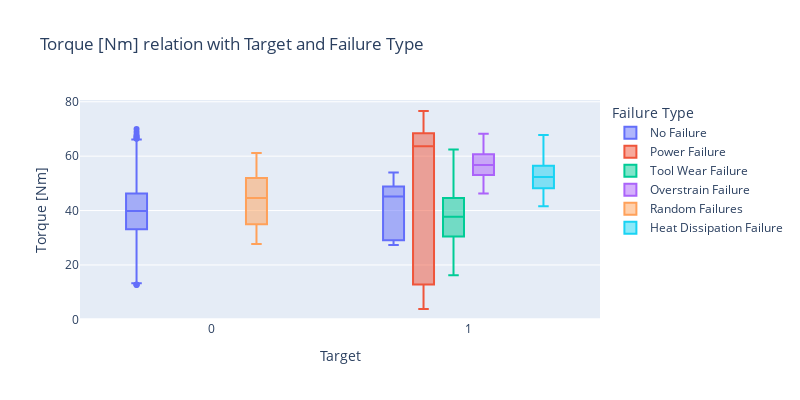

Here is the notebook cell this chart was saved with:
### Code cell
# Torque [Nm] relation with Target/Failure Type
fig = px.box(data,
             y      =  "Torque [Nm]",
             x      =  "Target",
             title  =  "Torque [Nm] relation with Target and Failure Type",
             color  =  "Failure Type",
             width  =  800,
             height =  400)
fig.show()

### Figure 1 — Plotly figure (JSON) as saved in the notebook; plotly's stock layout.template omitted (floating-point values rounded to 4 significant figures; data arrays with more than 128 entries replaced by an {"elided": "..."} marker saying what was removed)
{"data": [{"alignmentgroup": "True", "hovertemplate": "Failure Type=No Failure<br>Target=%{x}<br>Torque [Nm]=%{y}<extra></extra>", "legendgroup": "No Failure", "marker": {"color": "#636efa"}, "name": "No Failure", "notched": false, "offsetgroup": "No Failure", "orientation": "v", "showlegend": true, "type": "box", "x": {"elided": "9652 int values"}, "x0": " ", "xaxis": "x", "y": {"elided": "9652 float values"}, "y0": " ", "yaxis": "y"}, {"alignmentgroup": "True", "hovertemplate": "Failure Type=Power Failure<br>Target=%{x}<br>Torque [Nm]=%{y}<extra></extra>", "legendgroup": "Power Failure", "marker": {"color": "#EF553B"}, "name": "Power Failure", "notched": false, "offsetgroup": "Power Failure", "orientation": "v", "showlegend": true, "type": "box", "x": [1, 1, 1, 1, 1, 1, 1, 1, 1, 1, 1, 1, 1, 1, 1, 1, 1, 1, 1, 1, 1, 1, 1, 1, 1, 1, 1, 1, 1, 1, 1, 1, 1, 1, 1, 1, 1, 1, 1, 1, 1, 1, 1, 1, 1, 1, 1, 1, 1, 1, 1, 1, 1, 1, 1, 1, 1, 1, 1, 1, 1, 1, 1, 1, 1, 1, 1, 1, 1, 1, 1, 1, 1, 1, 1, 1, 1, 1, 1, 1, 1, 1, 1, 1, 1, 1, 1, 1, 1, 1, 1, 1, 1, 1, 1], "x0": " ", "xaxis": "x", "y": [4.6, 65.7, 62.3, 10.7, 60.7, 63.9, 12.8, 61.5, 4.2, 71.6, 5.6, 76.2, 14.6, 68.3, 9.3, 62.3, 69, 69.1, 15.3, 74.5, 8.8, 58.5, 69.4, 3.8, 67.3, 12.8, 66.3, 69.4, 13, 62.9, 63.6, 68.2, 67.5, 63.2, 72.8, 12.8, 8, 12, 11.8, 67.6, 9.7, 59.8, 66.7, 59.2, 12.1, 68.6, 68, 13.9, 5.8, 68.2, 62.7, 66.8, 10.8, 11.4, 69.4, 70.6, 13, 11.4, 68.6, 9.8, 70.5, 68.5, 71.3, 61.5, 70, 65.3, 65.3, 67.9, 61.2, 73.6, 63.7, 65.8, 65.6, 12.2, 67.2, 13.4, 12.2, 61.8, 69.6, 12.5, 65.2, 71.8, 76.6, 59.1, 9.7, 68.6, 69.7, 12.1, 72, 59.6, 75.4, 64.2, 62.5, 66.7, 68.2], "y0": " ", "yaxis": "y"}, {"alignmentgroup": "True", "hovertemplate": "Failure Type=Tool Wear Failure<br>Target=%{x}<br>Torque [Nm]=%{y}<extra></extra>", "legendgroup": "Tool Wear Failure", "marker": {"color": "#00cc96"}, "name": "Tool Wear Failure", "notched": false, "offsetgroup": "Tool Wear Failure", "orientation": "v", "showlegend": true, "type": "box", "x": [1, 1, 1, 1, 1, 1, 1, 1, 1, 1, 1, 1, 1, 1, 1, 1, 1, 1, 1, 1, 1, 1, 1, 1, 1, 1, 1, 1, 1, 1, 1, 1, 1, 1, 1, 1, 1, 1, 1, 1, 1, 1, 1, 1, 1], "x0": " ", "xaxis": "x", "y": [41.3, 35.8, 37.7, 36.1, 31, 38.2, 23.4, 37.5, 41.9, 47.6, 19.8, 39, 46.4, 37.3, 34.4, 29, 30.4, 45.3, 40.9, 46, 35.9, 35, 48, 54.8, 30.5, 37.9, 37.8, 45.9, 46.7, 44.3, 30.5, 29, 38.9, 18.9, 47.9, 33.1, 27, 46.3, 40.5, 44.4, 62.4, 35.4, 25.6, 23.3, 16.2], "y0": " ", "yaxis": "y"}, {"alignmentgroup": "True", "hovertemplate": "Failure Type=Overstrain Failure<br>Target=%{x}<br>Torque [Nm]=%{y}<extra></extra>", "legendgroup": "Overstrain Failure", "marker": {"color": "#ab63fa"}, "name": "Overstrain Failure", "notched": false, "offsetgroup": "Overstrain Failure", "orientation": "v", "showlegend": true, "type": "box", "x": [1, 1, 1, 1, 1, 1, 1, 1, 1, 1, 1, 1, 1, 1, 1, 1, 1, 1, 1, 1, 1, 1, 1, 1, 1, 1, 1, 1, 1, 1, 1, 1, 1, 1, 1, 1, 1, 1, 1, 1, 1, 1, 1, 1, 1, 1, 1, 1, 1, 1, 1, 1, 1, 1, 1, 1, 1, 1, 1, 1, 1, 1, 1, 1, 1, 1, 1, 1, 1, 1, 1, 1, 1, 1, 1, 1, 1, 1], "x0": " ", "xaxis": "x", "y": [60.7, 52.3, 58.8, 56.8, 56.2, 56.7, 49.8, 62, 55.6, 56.4, 61.2, 57.1, 52.5, 49.1, 53.8, 53.3, 61, 52.9, 61, 58.8, 53.6, 50.4, 53.6, 48.9, 60.7, 65.1, 51.5, 54.2, 56.8, 62.6, 57.8, 53.1, 65.3, 68.2, 60.3, 50.3, 55.7, 53, 56.8, 58.7, 62.5, 59.9, 53.8, 46.3, 52.1, 56.2, 59.1, 64.4, 58, 57.3, 65.3, 51.8, 52.9, 60.3, 60.1, 61.3, 67.5, 58.4, 57.9, 59.2, 57.1, 50.2, 65.2, 53.9, 65.9, 50.6, 61.3, 52.7, 53.9, 55.4, 55.7, 56.3, 61.9, 48.8, 54.8, 48.9, 60.9, 56.1], "y0": " ", "yaxis": "y"}, {"alignmentgroup": "True", "hovertemplate": "Failure Type=Random Failures<br>Target=%{x}<br>Torque [Nm]=%{y}<extra></extra>", "legendgroup": "Random Failures", "marker": {"color": "#FFA15A"}, "name": "Random Failures", "notched": false, "offsetgroup": "Random Failures", "orientation": "v", "showlegend": true, "type": "box", "x": [0, 0, 0, 0, 0, 0, 0, 0, 0, 0, 0, 0, 0, 0, 0, 0, 0, 0], "x0": " ", "xaxis": "x", "y": [46.4, 45.7, 31.1, 35.5, 50.4, 27.7, 32.3, 61.2, 35, 55, 36.5, 59.7, 28.7, 57.5, 38.5, 52, 43.5, 46.7], "y0": " ", "yaxis": "y"}, {"alignmentgroup": "True", "hovertemplate": "Failure Type=Heat Dissipation Failure<br>Target=%{x}<br>Torque [Nm]=%{y}<extra></extra>", "legendgroup": "Heat Dissipation Failure", "marker": {"color": "#19d3f3"}, "name": "Heat Dissipation Failure", "notched": false, "offsetgroup": "Heat Dissipation Failure", "orientation": "v", "showlegend": true, "type": "box", "x": [1, 1, 1, 1, 1, 1, 1, 1, 1, 1, 1, 1, 1, 1, 1, 1, 1, 1, 1, 1, 1, 1, 1, 1, 1, 1, 1, 1, 1, 1, 1, 1, 1, 1, 1, 1, 1, 1, 1, 1, 1, 1, 1, 1, 1, 1, 1, 1, 1, 1, 1, 1, 1, 1, 1, 1, 1, 1, 1, 1, 1, 1, 1, 1, 1, 1, 1, 1, 1, 1, 1, 1, 1, 1, 1, 1, 1, 1, 1, 1, 1, 1, 1, 1, 1, 1, 1, 1, 1, 1, 1, 1, 1, 1, 1, 1, 1, 1, 1, 1, 1, 1, 1, 1, 1, 1, 1, 1, 1, 1, 1, 1], "x0": " ", "xaxis": "x", "y": [62.4, 46.8, 47.3, 49.3, 44, 59.1, 48.4, 62.4, 58, 58.2, 54.9, 51.7, 45.1, 46.3, 47.8, 62.8, 57.4, 61.2, 48, 55.6, 44.4, 60.6, 47.5, 51.5, 49.2, 46.1, 54.8, 53.2, 48.4, 52.8, 49.3, 60, 56.9, 55.5, 48.6, 60.7, 52, 45.4, 48.5, 61, 49, 63.9, 50.5, 55.8, 48.2, 57.3, 48.2, 57.6, 65.5, 45.1, 51.6, 50.9, 45.5, 58.5, 54.6, 62.4, 48.9, 52.7, 50.6, 51.2, 54.3, 67.8, 41.8, 55.2, 57.2, 54, 62.4, 45.7, 52.5, 45.1, 55.1, 51.2, 47.5, 55, 52.2, 48.2, 47.6, 44.2, 54.3, 56.2, 53.6, 52.6, 51, 53.7, 54.6, 54.2, 51.1, 48.1, 54, 47.3, 66.8, 56.8, 44.1, 50.9, 47, 61, 45.1, 58.2, 53.8, 46.7, 51.3, 46.5, 52.7, 52.9, 49.3, 54.6, 54.5, 41.6, 62, 63.9, 50.9, 51.8], "y0": " ", "yaxis": "y"}], "layout": {"boxmode": "group", "height": 400, "legend": {"title": {"text": "Failure Type"}, "tracegroupgap": 0}, "title": {"text": "Torque [Nm] relation with Target and Failure Type"}, "width": 800, "xaxis": {"anchor": "y", "domain": [0, 1], "title": {"text": "Target"}}, "yaxis": {"anchor": "x", "domain": [0, 1], "title": {"text": "Torque [Nm]"}}}}
